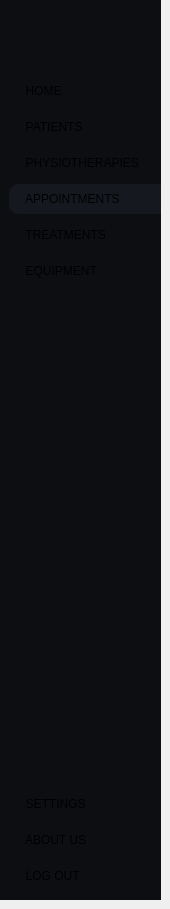
    <widget class="QWidget" name="appointments_page">
     <property name="styleSheet">
      <string notr="true">#appointments_page{
background-color : #15191f ; 
}</string>
     </property>
     <widget class="QWidget" name="SideMenu_4" native="true">
      <property name="geometry">
       <rect>
        <x>0</x>
        <y>0</y>
        <width>161</width>
        <height>900</height>
       </rect>
      </property>
      <property name="minimumSize">
       <size>
        <width>161</width>
        <height>900</height>
       </size>
      </property>
      <property name="maximumSize">
       <size>
        <width>161</width>
        <height>900</height>
       </size>
      </property>
      <property name="cursor">
       <cursorShape>CrossCursor</cursorShape>
      </property>
      <property name="styleSheet">
       <string notr="true">#SideMenu_4{
background-color : #0c0e12 ;
}
#SideMenu_4 QPushButton{
text-align : left ; 
padding  : 8px 10px ; 
border-top-left-radius : 10px ;
border-bottom-left-radius : 10px ; 
}
#SideMenu_4 QPushButton:hover {
    background-color: #15191f ; 
}</string>
      </property>
      <layout class="QVBoxLayout" name="verticalLayout_8">
       <property name="leftMargin">
        <number>9</number>
       </property>
       <property name="rightMargin">
        <number>0</number>
       </property>
       <item>
        <widget class="QLabel" name="label_23">
         <property name="minimumSize">
          <size>
           <width>0</width>
           <height>61</height>
          </size>
         </property>
         <property name="maximumSize">
          <size>
           <width>16777215</width>
           <height>45</height>
          </size>
         </property>
         <property name="styleSheet">
          <string notr="true">max-height : 45px ; 
margin-right : 9px ; </string>
         </property>
         <property name="text">
          <string/>
         </property>
         <property name="pixmap">
          <pixmap>../assets/solid care white version.png</pixmap>
         </property>
         <property name="scaledContents">
          <bool>true</bool>
         </property>
         <property name="alignment">
          <set>Qt::AlignCenter</set>
         </property>
        </widget>
       </item>
       <item>
        <widget class="QWidget" name="frame4_1" native="true">
         <property name="sizePolicy">
          <sizepolicy hsizetype="Ignored" vsizetype="Preferred">
           <horstretch>0</horstretch>
           <verstretch>0</verstretch>
          </sizepolicy>
         </property>
         <property name="minimumSize">
          <size>
           <width>131</width>
           <height>0</height>
          </size>
         </property>
         <layout class="QVBoxLayout" name="verticalLayout_21">
          <property name="spacing">
           <number>6</number>
          </property>
          <property name="leftMargin">
           <number>0</number>
          </property>
          <property name="rightMargin">
           <number>0</number>
          </property>
          <item>
           <widget class="QPushButton" name="home_4">
            <property name="styleSheet">
             <string notr="true"/>
            </property>
            <property name="text">
             <string>  HOME</string>
            </property>
            <property name="icon">
             <iconset>
              <normaloff>../assets/icons/home.svg</normaloff>../assets/icons/home.svg</iconset>
            </property>
            <property name="iconSize">
             <size>
              <width>20</width>
              <height>20</height>
             </size>
            </property>
           </widget>
          </item>
          <item>
           <widget class="QPushButton" name="clients_4">
            <property name="styleSheet">
             <string notr="true"/>
            </property>
            <property name="text">
             <string>  PATIENTS</string>
            </property>
            <property name="icon">
             <iconset>
              <normaloff>../assets/icons/users.svg</normaloff>../assets/icons/users.svg</iconset>
            </property>
            <property name="iconSize">
             <size>
              <width>20</width>
              <height>20</height>
             </size>
            </property>
           </widget>
          </item>
          <item>
           <widget class="QPushButton" name="employees_4">
            <property name="styleSheet">
             <string notr="true"/>
            </property>
            <property name="text">
             <string>  PHYSIOTHERAPIES</string>
            </property>
            <property name="icon">
             <iconset>
              <normaloff>../assets/icons/users.svg</normaloff>../assets/icons/users.svg</iconset>
            </property>
            <property name="iconSize">
             <size>
              <width>20</width>
              <height>20</height>
             </size>
            </property>
           </widget>
          </item>
          <item>
           <widget class="QPushButton" name="appointements_4">
            <property name="styleSheet">
             <string notr="true">#appointements_4{
background-color : #15191f ; 
}</string>
            </property>
            <property name="text">
             <string>  APPOINTMENTS</string>
            </property>
            <property name="icon">
             <iconset>
              <normaloff>../assets/icons/calendar.svg</normaloff>../assets/icons/calendar.svg</iconset>
            </property>
            <property name="iconSize">
             <size>
              <width>20</width>
              <height>20</height>
             </size>
            </property>
           </widget>
          </item>
          <item>
           <widget class="QPushButton" name="treatments_4">
            <property name="styleSheet">
             <string notr="true"/>
            </property>
            <property name="text">
             <string>  TREATMENTS</string>
            </property>
            <property name="icon">
             <iconset>
              <normaloff>../assets/icons/activity.svg</normaloff>../assets/icons/activity.svg</iconset>
            </property>
            <property name="iconSize">
             <size>
              <width>20</width>
              <height>20</height>
             </size>
            </property>
           </widget>
          </item>
          <item>
           <widget class="QPushButton" name="stock_4">
            <property name="styleSheet">
             <string notr="true"/>
            </property>
            <property name="text">
             <string>  EQUIPMENT</string>
            </property>
            <property name="icon">
             <iconset>
              <normaloff>../assets/icons/layers.svg</normaloff>../assets/icons/layers.svg</iconset>
            </property>
            <property name="iconSize">
             <size>
              <width>20</width>
              <height>20</height>
             </size>
            </property>
           </widget>
          </item>
         </layout>
        </widget>
       </item>
       <item>
        <spacer name="verticalSpacer_7">
         <property name="orientation">
          <enum>Qt::Vertical</enum>
         </property>
         <property name="sizeHint" stdset="0">
          <size>
           <width>140</width>
           <height>318</height>
          </size>
         </property>
        </spacer>
       </item>
       <item>
        <widget class="QWidget" name="frame4_2" native="true">
         <layout class="QVBoxLayout" name="verticalLayout_22">
          <property name="leftMargin">
           <number>0</number>
          </property>
          <property name="rightMargin">
           <number>0</number>
          </property>
          <item>
           <widget class="QPushButton" name="settings_4">
            <property name="styleSheet">
             <string notr="true"/>
            </property>
            <property name="text">
             <string>  SETTINGS</string>
            </property>
            <property name="icon">
             <iconset>
              <normaloff>../assets/icons/settings.svg</normaloff>../assets/icons/settings.svg</iconset>
            </property>
            <property name="iconSize">
             <size>
              <width>20</width>
              <height>20</height>
             </size>
            </property>
           </widget>
          </item>
          <item>
           <widget class="QPushButton" name="about_us_4">
            <property name="styleSheet">
             <string notr="true"/>
            </property>
            <property name="text">
             <string>  ABOUT US</string>
            </property>
            <property name="icon">
             <iconset>
              <normaloff>../assets/icons/info.svg</normaloff>../assets/icons/info.svg</iconset>
            </property>
            <property name="iconSize">
             <size>
              <width>20</width>
              <height>20</height>
             </size>
            </property>
           </widget>
          </item>
          <item>
           <widget class="QPushButton" name="logout_4">
            <property name="styleSheet">
             <string notr="true"/>
            </property>
            <property name="text">
             <string>  LOG OUT</string>
            </property>
            <property name="icon">
             <iconset>
              <normaloff>../assets/icons/log-out.svg</normaloff>../assets/icons/log-out.svg</iconset>
            </property>
            <property name="iconSize">
             <size>
              <width>20</width>
              <height>20</height>
             </size>
            </property>
           </widget>
          </item>
         </layout>
        </widget>
       </item>
      </layout>
     </widget>
    </widget>
